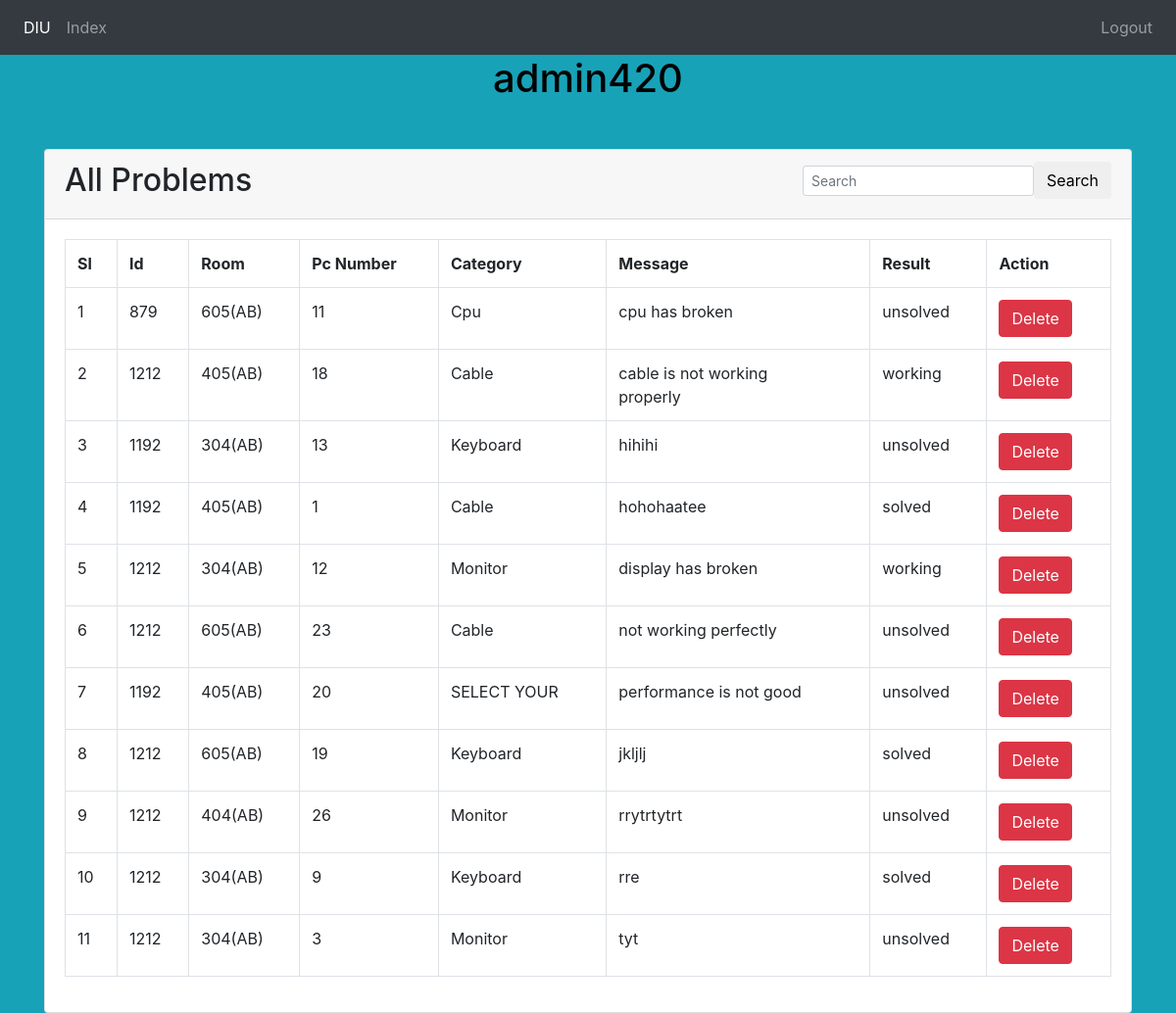
The page /index.php (signed in) on the database its author committed.
### tables this page shows
CREATE TABLE `lab_problem` (
  `no` int(10) NOT NULL,
  `user_id` int(15) NOT NULL,
  `id` varchar(25) NOT NULL,
  `room` varchar(12) NOT NULL,
  `pc` int(15) NOT NULL,
  `hints` varchar(12) NOT NULL,
  `message` text NOT NULL,
  `result` varchar(15) NOT NULL DEFAULT 'unsolved'
);

### Lab.php (called while the page is built, shortened)
<?php
include 'DB.php';
class Lab{
    private $table = 'lab_problem';
    public function readAll(){
        $sql = "select * from $this->table ORDER BY no DESC";
        $stmt = DB::prepare($sql);
        $stmt->execute();
        return $stmt->fetchAll();
    }
}
?>

### DB.php (called while the page is built, shortened)
<?php
class DB
{
    private static $pdo;
    public static function connection()
    {
        if(!isset(self::$pdo)){
            try {
                self::$pdo = new PDO('mysql:host=' . DB_HOST . ';dbname=' . DB_NAME, DB_USER, DB_PASS);
            }catch (PDOException $e){
                echo $e->getMessage();
            }
        }
        return self::$pdo;
    }
    public static function prepare($sql){
        return self::connection()->prepare($sql);
    }
}
?>

### index.php (the view, shortened to what this page needs)
<?php
include 'adminHeader.php'; ?>
<?php
$lab = new Lab();
?>
    <div class="container">
        <h1 style="text-align: center;color: black">
            <?php
            echo $_SESSION['username'];
            ?>
        </h1>
        <div class="card mt-5">
            <div class="card-header">
                <h2><span>All Problems</span>
                    <span style="float: right">
<form class="form-inline" action=" " method="post">
    <div class="input-group">
    <input class="form-control form-control-sm ml-3 " name="searchdata" id="searchdata" type="text" placeholder="Search"
           aria-label="Search">
</div>
    <button type="submit" name="search" class="btn btn-default">Search</button>
</form>
                    </span></h2>
            </div>
            <div class="card-body">
                <table class="table table-bordered">
                    <tr>
                        <th>Sl</th>
                        <th>Id</th>
                        <th>Room</th>
                        <th>Pc Number</th>
                        <th>Category</th>
                        <th>Message</th>
                        <th>Result</th>
                        <th>Action</th>
                    </tr>
                    <?php
                    if (isset($_REQUEST['search'])) {
                        $sdata = $_REQUEST['searchdata'];
                        $lab->searching($sdata);
                        $i = 1;
                        foreach ($lab->searching($sdata) as $lb) { ?>
                            <tr>
                                <td><?php echo $i; ?></td>
                                <td><?php echo $lb['id'] ?></td>
                                <td><?php echo $lb['room'] ?></td>
                                <td><?php echo $lb['pc'] ?></td>
                                <td><?php echo $lb['hints'] ?></td>
                                <td><?php echo wordwrap($lb['message'], 25, "<br>\n", TRUE) ?></td>
                                <td><?php echo $lb['result'] ?></td>
                                <td>
                                    <a class="btn btn-danger"
                                       onclick="return confirm('Are you sure want to delete this entry?')"
                                       href="labController.php?nssl=<?php echo $lb['no']; ?>">Delete</a>
                                </td>
                            </tr>
                            <?php
                            $i++;
                        }
                    }
                    else{
                        $i = 1;
                        foreach ($lab->readAll() as $lb) { ?>
                            <tr>
                                <td><?php echo $i; ?></td>
                                <td><?php echo $lb['id'] ?></td>
                                <td><?php echo $lb['room'] ?></td>
                                <td><?php echo $lb['pc'] ?></td>
                                <td><?php echo $lb['hints'] ?></td>
                                <td><?php echo wordwrap($lb['message'], 25, "<br>\n", TRUE) ?></td>
                                <td><?php echo $lb['result'] ?></td>
                                <td>
                                    <a class="btn btn-danger"
                                       onclick="return confirm('Are you sure want to delete this entry?')"
                                       href="labController.php?nssl=<?php echo $lb['no']; ?>">Delete</a>
                                </td>
                            </tr>
                            <?php
                            $i++;
                        }
                    } ?>
                </table>
            </div>
        </div>
    </div>
<?php include 'footer.php'; ?>

### adminHeader.php (shortened to what this page needs)
<!doctype html>
<html lang="en">
<head>
    <link rel="stylesheet" href="https://maxcdn.bootstrapcdn.com/bootstrap/4.1.0/css/bootstrap.min.css">
</head>
<body class="bg-info">
<nav class="navbar navbar-expand-sm navbar-dark bg-dark">
    <div class="navbar-collapse collapse" id="navbar8">
        <ul class="navbar-nav">
            <li class="nav-item active">
                <a class="nav-link" href="https://daffodilvarsity.edu.bd">DIU <span class="sr-only">Home</span></a>
            </li>
            <li class="nav-item">
                <a class="nav-link" href="index.php">Index</a>
            </li>
        </ul>
        <ul class="navbar-nav ml-auto">
            <li>
                <a class="nav-link " href="logout.php">Logout</a>
            </li>
        </ul>
    </div>
</nav>

### footer.php
</body>
</html>

### rows shown on the page
lab_problem: id "879", room "605(AB)", pc "11", hints "Cpu", message "cpu has broken", result "unsolved"
lab_problem: id "1212", room "405(AB)", pc "18", hints "Cable", message "cable is not working properly", result "working"
lab_problem: id "1192", room "304(AB)", pc "13", hints "Keyboard", message "hihihi", result "unsolved"
lab_problem: id "1192", room "405(AB)", pc "1", hints "Cable", message "hohohaatee", result "solved"
lab_problem: id "1212", room "304(AB)", pc "12", hints "Monitor", message "display has broken", result "working"
lab_problem: id "1212", room "605(AB)", pc "23", hints "Cable", message "not working perfectly", result "unsolved"
lab_problem: id "1192", room "405(AB)", pc "20", hints "SELECT YOUR", message "performance is not good", result "unsolved"
lab_problem: id "1212", room "605(AB)", pc "19", hints "Keyboard", message "jkljlj", result "solved"
lab_problem: id "1212", room "404(AB)", pc "26", hints "Monitor", message "rrytrtytrt", result "unsolved"
lab_problem: id "1212", room "304(AB)", pc "9", hints "Keyboard", message "rre", result "solved"
lab_problem: id "1212", room "304(AB)", pc "3", hints "Monitor", message "tyt", result "unsolved"

### other values the page prints
$_SESSION['username'] "admin420"
